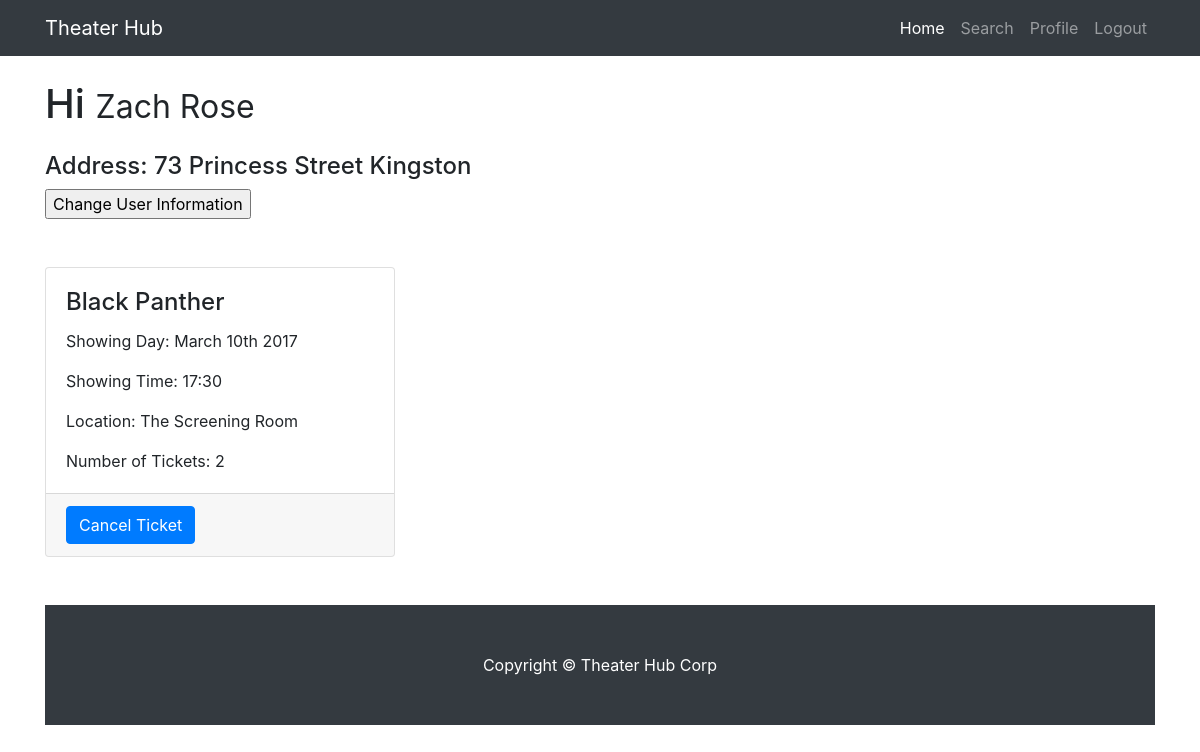
/profile.php (signed in), run on the app's committed database.
### tables this page shows
CREATE TABLE User (
AccountNumber 	 VARCHAR(8) 		NOT NULL,
FNAME 			 VARCHAR(30) 		NOT NULL,
LNAME 			 VARCHAR (30) 		NOT NULL,
StreetNumber 	 INTEGER 			NOT NULL,
Street 			 VARCHAR(15) 		NOT NULL,
City 			 VARCHAR(15) 		NOT NULL,
PhoneNumber 	 INTEGER 			NOT NULL,   
Email 			 VARCHAR(30) 		NOT NULL,
Password 		 VARCHAR(20) 		NOT NULL,
CreditCardNumber VARCHAR(16) 		,
ExpDate 		 NUMERIC(4,0) 		,         
 
IsAdmin          NUMERIC(1,0)       NOT NULL,
PRIMARY KEY (AccountNumber)  
);

CREATE TABLE Reservations (
AccountNumber 	    CHAR(8) 			NOT NULL,
ReservationNumber   INTEGER             NOT NULL,    
ShowingNumber       INTEGER             NOT NULL,    
Quantity 		    INTEGER     	    NOT NULL,
PRIMARY KEY(ReservationNumber),
FOREIGN KEY(ShowingNumber) REFERENCES Showing(ShowingNumber),
FOREIGN KEY(AccountNumber) REFERENCES User(AccountNumber) ON DELETE CASCADE
);

CREATE TABLE Showing (
ShowingNumber               INTEGER         NOT NULL,    
MovieTitle			        VARCHAR(30)	    NOT NULL,
ComplexName			        VARCHAR(50)	    NOT NULL,
StartTime			        VARCHAR(30) 	NOT NULL,    
StartDate			        VARCHAR(30)     NOT NULL,    
TheaterNumber			    INTEGER		    NOT NULL,
NumberOfSeatsAvailable      INTEGER		    NOT NULL,
PRIMARY KEY(ShowingNumber, MovieTitle),
FOREIGN KEY(MovieTitle) REFERENCES Movie(MovieTitle),
FOREIGN KEY(ComplexName, TheaterNumber) REFERENCES TheaterRoom(ComplexName,TheaterNumber)
);

### profile.php (the view, shortened to what this page needs)
<?php
    $servername = "localhost";
    $username = "root";
    $password = "";
    $dbname = "final_theaterdb";
    $conn = new mysqli($servername, $username, $password, $dbname);
    $accountnumber = $_SESSION["accountnumber"];
    $fname_query_result = $conn->query("select FNAME from User where AccountNumber ='$accountnumber'");
    $fname = mysqli_fetch_array($fname_query_result)['FNAME'];
    $lname_query_result = $conn->query("select LNAME from User where AccountNumber ='$accountnumber'");
    $lname = mysqli_fetch_array($lname_query_result)['LNAME'];
    $streetnum_query_result = $conn->query("select StreetNumber from User where AccountNumber ='$accountnumber'");
    $streetnum = mysqli_fetch_array($streetnum_query_result)['StreetNumber'];
    $street_query_result = $conn->query("select Street from User where AccountNumber ='$accountnumber'");
    $street = mysqli_fetch_array($street_query_result)['Street'];
    $city_query_result = $conn->query("select City from User where AccountNumber ='$accountnumber'");
    $city = mysqli_fetch_array($city_query_result)['City'];
    $resnum_query_result = $conn->query("select ReservationNumber from Reservations where AccountNumber ='$accountnumber'");
?>
<!DOCTYPE html>
<html lang="en">
  <head>
    <link href="vendor/bootstrap/css/bootstrap.min.css" rel="stylesheet">
    <link href="css/portfolio-item.css" rel="stylesheet">
  </head>
  <body>
    <nav class="navbar navbar-expand-lg navbar-dark bg-dark fixed-top">
      <div class="container">
        <a class="navbar-brand" href="#">Theater Hub</a>
        <div class="collapse navbar-collapse" id="navbarResponsive">
          <ul class="navbar-nav ml-auto">
            <li class="nav-item active">
              <a class="nav-link" href="home.php">Home
              </a>
            </li>
            <li class="nav-item">
              <a class="nav-link" href="search.php">Search</a>
            </li>
             <li class="nav-item">
              <a class="nav-link" href="profile.php">Profile</a>
            </li>
            <li class="nav-item">
              <a class="nav-link" href="login.html">Logout</a>
            </li>
          </ul>
        </div>
      </div>
    </nav>
    <div class="container">
      <h1 class="my-4">Hi
        <?php
        echo "<small>" . $fname . " "  . $lname . "</small>";
        ?>
      </h1>
      <h4> Address: <?php echo "$streetnum "; echo " $street"; echo  "  $city"; ?> </h4>
      <form>
<input type="button" value="Change User Information" onclick="window.location.href='UserSettings.php'" />
</form>
<br>
<?php
while ($row = mysqli_fetch_array($resnum_query_result)) {
    $resnum = $row['ReservationNumber'];
    $shonum_query_result = $conn->query("select ShowingNumber from Reservations where AccountNumber ='$accountnumber' and ReservationNumber = '$resnum' ");
    $shonum = mysqli_fetch_array($shonum_query_result)['ShowingNumber'];
    $quantity_query_result = $conn->query("select Quantity from Reservations where AccountNumber ='$accountnumber'and ReservationNumber = '$resnum' ");
    $quantity = mysqli_fetch_array($quantity_query_result)['Quantity'];
    $date_query_result = $conn->query("select StartDate from Showing where ShowingNumber ='$shonum' ");
    $date = mysqli_fetch_array($date_query_result)['StartDate'];
    $complex_query_result = $conn->query("select ComplexName from Showing where ShowingNumber ='$shonum'");
    $complex = mysqli_fetch_array($complex_query_result)['ComplexName'];
    $time_query_result = $conn->query("select StartTime from Showing where ShowingNumber ='$shonum'");
    $time = mysqli_fetch_array($time_query_result)['StartTime'];
    $movie_query_result = $conn->query("select MovieTitle from Showing where ShowingNumber ='$shonum'");
    $movie = mysqli_fetch_array($movie_query_result)['MovieTitle'];
?>
    <div class="row">
       <div class="col-sm-4 my-4">
          <div class="card">
            <div class="card-body">
              <h4 class="card-title"> <?php echo  $movie ; ?> </h4>
              <p class="card-text">Showing Day: <?php echo  $date ; ?> </p>
               <p class="card-text">Showing Time: <?php echo $time ; ?> </p>
               <p class="card-text">Location: <?php echo  $complex ; ?> </p>
               <p class="card-text">Number of Tickets: <?php echo  $quantity ; ?> </p>
            </div>
            <div class="card-footer">
            	<?php
            	echo "<form method='get' action='cancelticket.php'>";
                echo "<input type='submit' class='btn btn-primary'  value='Cancel Ticket' >";
                echo "</form>";
                ?>
            </div>
          </div>
        </div>
    </div>
<?php
}
?>
    <br>
    <footer class="py-5 bg-dark">
      <div class="container">
        <p class="m-0 text-center text-white">Copyright &copy; Theater Hub Corp</p>
      </div>
    </footer>
  </body>
</html>

### css/portfolio-item.css (style rules this page uses)
body { padding-top: 54px; }
@media (min-width: 992px) { body { padding-top: 56px; } }

### data on the page
user: FNAME "Zach", LNAME "Rose", StreetNumber "73", Street "Princess Street", City "Kingston"
reservations: showing.MovieTitle "Black Panther", showing.StartDate "March 10th 2017", showing.StartTime "17:30", showing.ComplexName "The Screening Room", Quantity "2"
